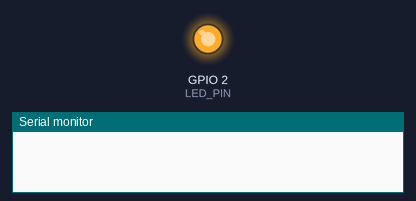
The sketch below on a simulated ESP32. Shown: output pins drawn as LEDs (lit = HIGH), the last lines printed to the serial monitor.

Above: at 0.1 s.
At 9.1 s:
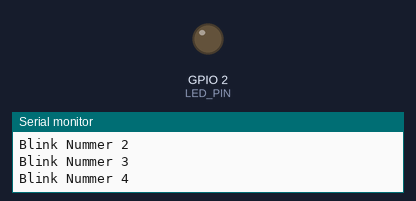
Timing chart, 0 to 40.0 s (numbered marks = the images above):
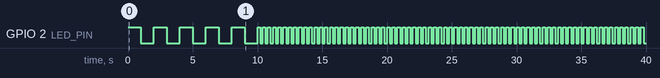

The sketch:

m-2-3-programmieren-1.ino
```cpp
// 0 to Hero – Mission 2.3: Programmieren I (Variablen und Bedingungen)
// Die LED blinkt erst langsam, ab dem fünften Mal schnell.

const int LED_PIN = 2;
int pause = 1000;   // Wartezeit in Millisekunden
int zaehler = 0;    // wie oft die LED schon geblinkt hat

void setup() {
  Serial.begin(115200);
  pinMode(LED_PIN, OUTPUT);
}

void loop() {
  digitalWrite(LED_PIN, HIGH);
  delay(pause);
  digitalWrite(LED_PIN, LOW);
  delay(pause);

  zaehler = zaehler + 1;
  Serial.print("Blink Nummer ");
  Serial.println(zaehler);

  if (zaehler >= 5) {
    pause = 200;
  }

  if (zaehler == 10) {
    Serial.printf("KW-CHECK:m-2-3:%012llX\n", (unsigned long long)ESP.getEfuseMac());
  }
}
```

Measured:
- by itself, GPIO 2 (LED_PIN): goes 5 × (HIGH 1.0 s, LOW 1.0 s), 74 × (HIGH 0.20 s, LOW 0.20 s), HIGH 0.20 s, then LOW
